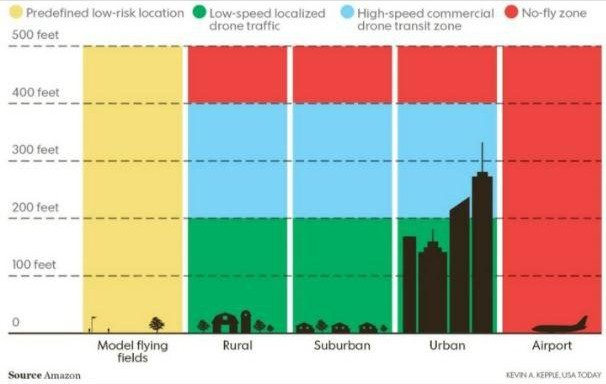
#> input picture assets/drone_traffic.jpg, 606 x 384 px
$ python -i visualization_utils.py   (imports and definitions only)
#> lines starting #> are read from the running program, lines starting #| are printed output that depends on the picture
#> further down, picture is the input picture: shape (384, 606, 3); mean B, G, R 167.2, 184, 189.1
import cv2
import numpy as np
import matplotlib
import matplotlib.pyplot as plt


# [111 lines left out: functions item_from_color, adj_matrix_to_image, node_list_to_image, not called in this run]


def plot_frame(frame, width=224, height=224, images_to_overlay=[]):
    """Method to plot the frame.
    Parameters
    ----------
    frame : numpy.ndarray
        2D matrix representing an image.
    width : int
        Frame width.
    height : int
        Frame height.
    images_to_overlay : list
        List of images to overlay on top of the frame.
    """
#> called with width = 224, height = 224
    # overlay images on the frame
    if images_to_overlay:
        img_to_overlay = images_to_overlay[0]
    for img in images_to_overlay[1:]:
        img_to_overlay += img
    if images_to_overlay:
        frame = cv2.addWeighted(img_to_overlay, 1.0, frame, 1.0, 0.0)
    # resize to desired size with bilinear interpolation
    frame = cv2.resize(frame, (width, height), interpolation=cv2.INTER_LINEAR)
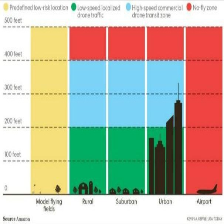
#> frame: shape (224, 224, 3); mean of channels 0, 1, 2 166.9, 183.8, 188.9; drawn as B, G, R
    dpi = matplotlib.rcParams['figure.dpi']
    figsize = width / float(dpi), height / float(dpi)
    plt.figure(figsize=figsize)
    # convert from BGR to RGB for plotting purposes
    frame = cv2.cvtColor(frame, cv2.COLOR_BGR2RGB)
    # plot the resulting frame
    plt.imshow(frame)
    plt.show()

>>> import cv2
>>> picture = cv2.imread('../assets/drone_traffic.jpg')
>>> result = plot_frame(picture)
